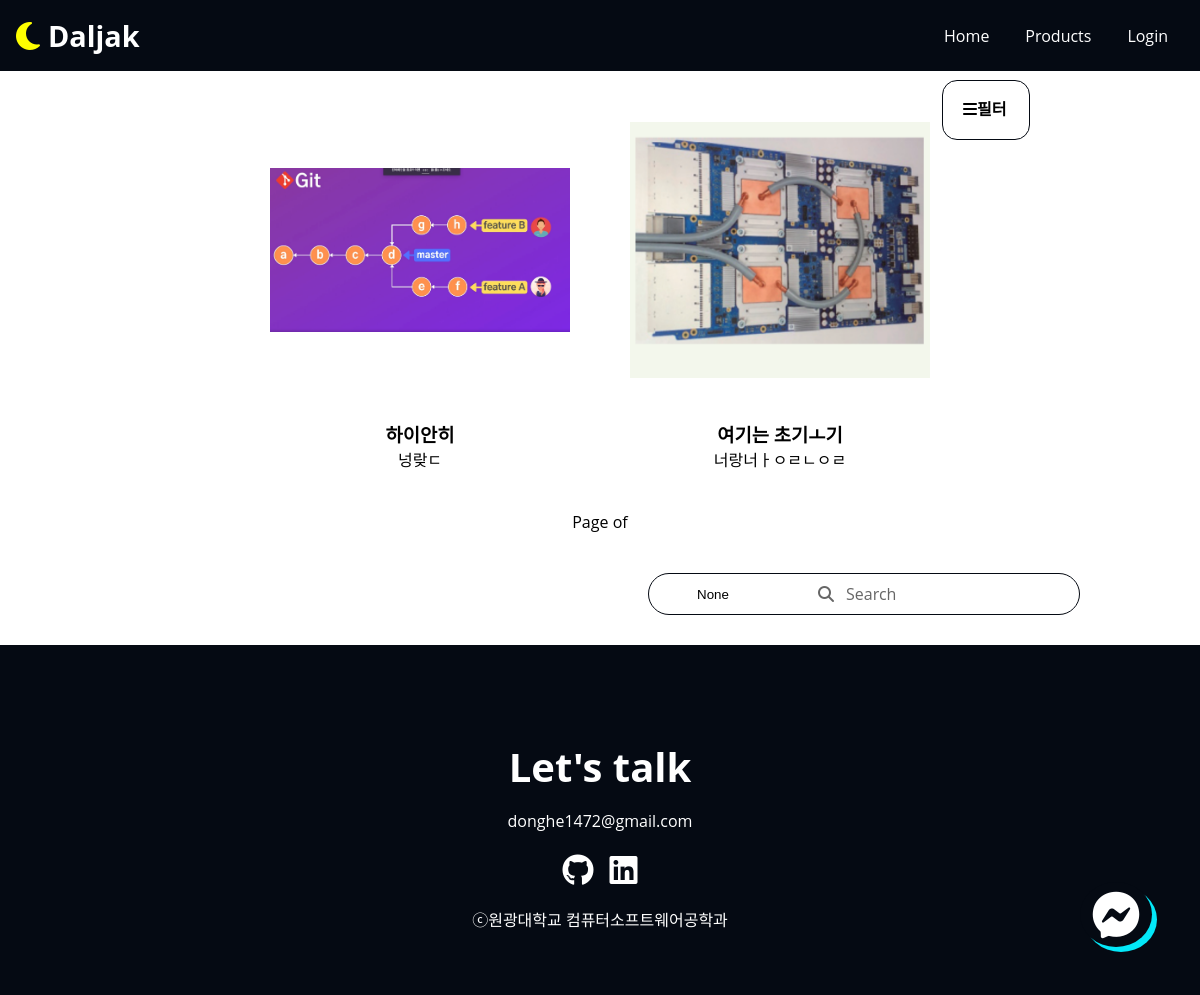
The app's page /search/, older data.
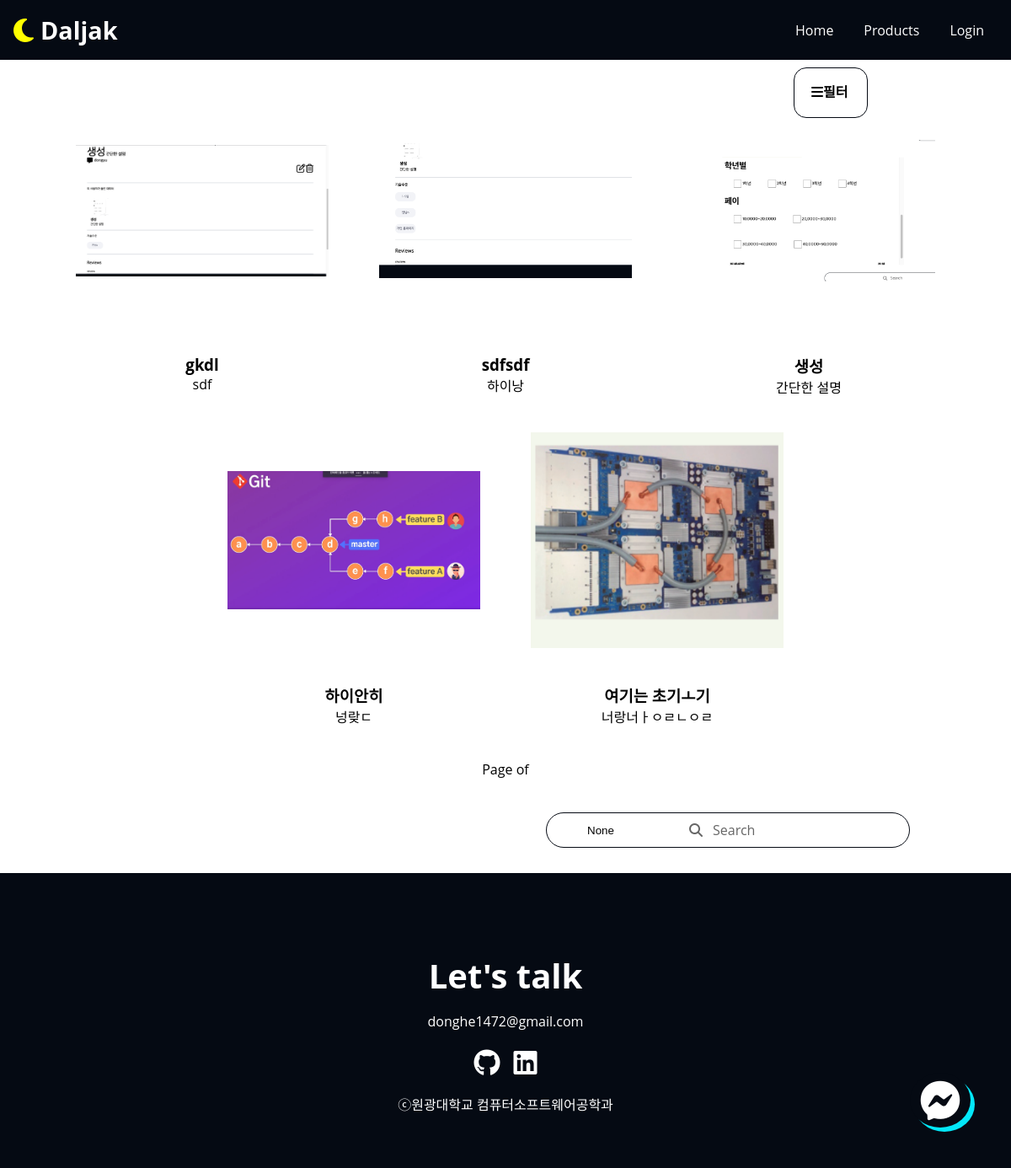
The same page, newer data.
### products/models.py (models this page shows, shortened)
class Product(core_models.Common):
    SEMI_A = "it"
    SEMI_B = "마케팅"
    SEMI_C = "언어"
    SEMI_D = "제작/글쓰기"
    SEMI_CHOICES = (
        (SEMI_A, "it"),
        (SEMI_B, "마케팅"),
        (SEMI_C, "언어"),
        (SEMI_D, "제작/글쓰기"),
    )
    registrant = models.ForeignKey(
        "users.User",
        on_delete=models.CASCADE,
        null=True
    )
    filter = models.CharField(
        choices=SEMI_CHOICES, default='', max_length=10, blank=False, null=True)
    title = models.CharField(max_length=50, null=True,)
    content = models.TextField(
        null=True,
    )
    profile = models.ImageField(blank=True)
    image = models.ManyToManyField(
        "photos.Photo",
        blank=True,
    )
    price = models.PositiveBigIntegerField(
        null=True,
    )
    categories = models.ForeignKey(   # 카테고리
        "product_categories.ProductCategory",
        null=True,
        blank=True,
        on_delete=models.SET_NULL,
    )
    department = models.ManyToManyField(
        "Department", related_name="department", blank=True)
    species = models.ManyToManyField(
        "Species", related_name="species", blank=True)
    grade = models.ManyToManyField("Grade", blank=True)
    repair = models.ManyToManyField("Repair", blank=True)
    team_number = models.ManyToManyField(
        "TeamNumber", related_name="team", blank=True)
    meet = models.BooleanField(default=True, blank=True)
    category = models.ManyToManyField(
        "Category", related_name="categoy", blank=True)
    framework = models.CharField("FrameWork", max_length=50, blank=True)
    @property
    def get_photo_url(self):
        if self.profile:
            return self.profile.url
        else:
            return "/static/images/user.jpg"
    class Meta:
        ordering = ["-created_at"]

### products/views.py (the view)
# urls.py: path("search/", products_view.search, name="search"),
def search(request):
    city = request.GET.get("city")
    shapes_s = models.Department.objects.all()
    mind_s = models.Species.objects.all()
    color_s = models.Grade.objects.all()
    other_s = models.Repair.objects.all()
    shapes = request.GET.getlist("shape")
    colors = request.GET.getlist("color")
    minds = request.GET.getlist("mind")
    others = request.GET.getlist("other")
    filter_args = {}
    if len(shapes) > 0:
        for s_amenity in shapes:
            filter_args["department__pk"] = int(s_amenity)
    if len(colors) > 0:
        for s in colors:
            filter_args["species__id"] = int(s)
    if len(minds) > 0:
        for abc in minds:
            filter_args["grade__id"] = int(abc)
    if len(others) > 0:
        for oo in others:
            filter_args["repair__id"] = int(oo)
    if 'city' in request.GET:
        filter_args["title__contains"] = city
    picture = models.Product.objects.all().filter(**filter_args)
    query = request.GET.get("query")
    return render(request, "partials/search.html", {"abc": picture, "mind": mind_s, "color": color_s, "other": other_s, "shape": shapes_s, "city": city, 'query': query})

### templates/partials/search.html (shortened to what this page needs)
<!DOCTYPE html>
<html lang="en">
  <head>
  </head>
  <body>
    {% extends "base.html" %} {% block content%} {% load static %}
      <div class="home">
        <div class="pic-filter">
           <button class="pic-filter__filterbtn">
              <i class="fas fa-bars">필터</i></button>
        </div>
      <div class="pic-list__list">
        {% for abcd in abc %}
        <div>
        <a href="" class="project" target="blank" data-type="new">
          <img src="{{abcd.get_photo_url}}" class="project__img" />
        </a>
        <div class="project__text">
            <h3>{{abcd.title}}</h3>
            <span>{{abcd.content}}</span>
          </div>
        </div>
        {% endfor %}
      </div>
      <div class="pic-list__page">
         Page {{potato.number}} of {{potato.paginator.num_pages}}
        </div>
      <div>
          <form method="get" action="{% url 'product:search' %}"  class="picture__search">
            <div class="pic__search-box">
                <input name="city" placeholder="" class="pic__search-bar " value="{{city}}" onchange="onSubmit()">
                <div class="pic__search-placeholder">
                  <p class="sc-searchbox-placeholder-text">Search </p>
                </div>
            </div>
        </form>
      </div>
      <aside>
        <a class="arrow-up" href="#home" title="back to top">
          <i class="fab fa-facebook-messenger"></i>
        </a>
      </aside>
      <footer id="contact" class="section">
      <div class="max-container">
        <h2 class="title">Let&#39;s talk</h2>
        <p class="description">donghe1472@gmail.com</p>
        <ul class="contact__links">
          <li>
            <a
              class="contact__link"
              href="https://github.com/dream-ellie"
              target="_blank"
              title="my github link"
            >
              <i class="fa-brands fa-github"></i>
            </a>
          </li>
          <li>
            <a
              class="contact__link"
              href="https://github.com/dream-ellie"
              target="_blank"
              title="my linkedin link"
            >
              <i class="fa-brands fa-linkedin"></i>
            </a>
          </li>
        </ul>
        <p>ⓒ원광대학교 컴퓨터소프트웨어공학과</p>
      </div>
    </footer>
    {% endblock content %}

Row changes from the older to the newer data that the page shows:
added Product: get_photo_url (picture), title "gkdl", content "sdf"
added Product: get_photo_url (picture), title "sdfsdf", content "하이낭"
added Product: get_photo_url (picture), title "생성", content "간단한 설명"
